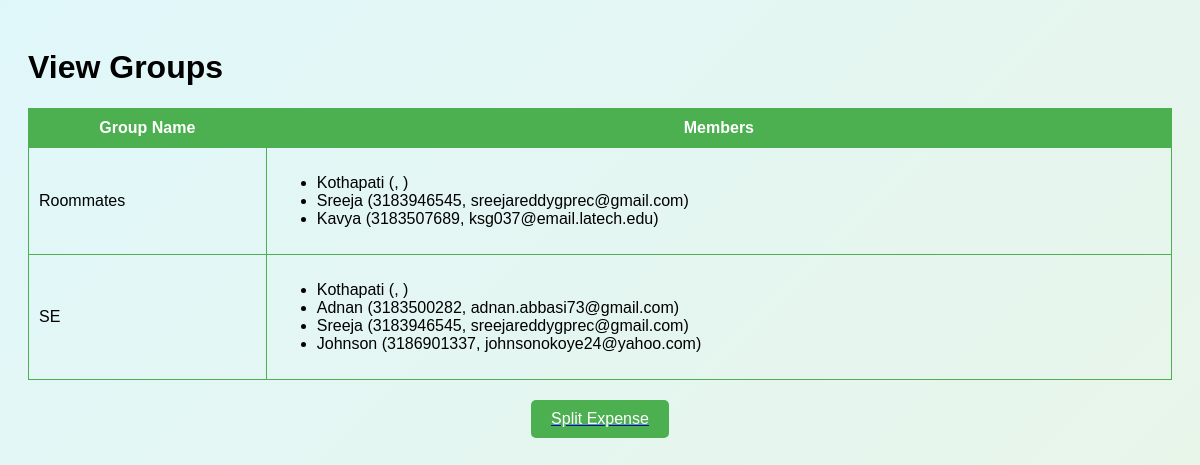
/view_groups (signed in), run on the app's committed database.
### tables this page shows
CREATE TABLE members (
            id INTEGER PRIMARY KEY AUTOINCREMENT,
            group_name TEXT NOT NULL,
            name TEXT NOT NULL,
            phone TEXT NOT NULL,
            email TEXT NOT NULL,
            FOREIGN KEY (group_name) REFERENCES groups_table(group_name)
        );

### app.py (the view)
@app.route('/view_groups')
def view_groups():
    if 'username' not in session:
        return redirect(url_for('login'))
    logged_in_user = session['username']
    conn = sqlite3.connect(db_path)
    cursor = conn.cursor()
    cursor.execute('SELECT group_name FROM members WHERE name = ?', (logged_in_user,))
    groups = cursor.fetchall()
    group_data = []
    for group in groups:
        cursor.execute('SELECT name, phone, email FROM members WHERE group_name = ?', (group[0],))
        members = cursor.fetchall()
        group_data.append({'group_name': group[0], 'members': members})
    conn.close()
    return render_template('view_groups.html', groups=group_data)

### templates/view_groups.html (shortened to what this page needs)
<!DOCTYPE html>
<html lang="en">
<head>
</head>
<body>
    <h1>View Groups</h1>
    <table>
        <thead>
            <tr>
                <th>Group Name</th>
                <th>Members</th>
            </tr>
        </thead>
        <tbody>
            {% for group in groups %}
            <tr>
                <td>{{ group.group_name }}</td>
                <td>
                    <ul>
                        {% for member in group.members %}
                        <li>{{ member[0] }} ({{ member[1] }}, {{ member[2] }})</li>
                        {% endfor %}
                    </ul>
                </td>
            </tr>
            {% endfor %}
        </tbody>
    </table>
    <a href="{{ url_for('split_expense') }}">
        <button class="split-expense-btn">Split Expense</button>
    </a>
</body>
</html>

### templates/view_groups.html (style rules this page uses)
body { font-family: Arial, sans-serif; background: linear-gradient(135deg, #e0f7fa, #e8f5e9); padding: 20px; }
table { width: 100%; border-collapse: collapse; margin-top: 20px; }
table, th, td { border: 1px solid #4caf50; }
th { background-color: #4caf50; color: white; padding: 10px; }
td { padding: 10px; text-align: left; }
.split-expense-btn { display: block; margin: 20px auto; padding: 10px 20px; background-color: #4caf50; color: white; border: none; border-radius: 5px; cursor: pointer; font-size: 1rem; }

### data on the page
members: group_name "Roommates", name "Sreeja", phone "3183946545", email "sreejareddygprec@gmail.com"
members: name "Kothapati"
members: name "Kavya", phone "3183507689", email "ksg037@email.latech.edu"
members: group_name "SE", name "Sreeja", phone "3183946545", email "sreejareddygprec@gmail.com"
members: name "Kothapati"
members: name "Adnan", phone "3183500282", email "adnan.abbasi73@gmail.com"
members: name "Johnson", phone "3186901337", email "johnsonokoye24@yahoo.com"
